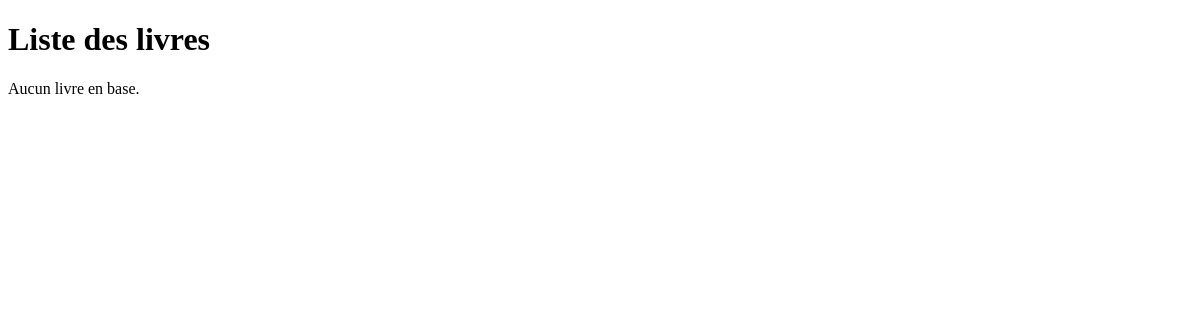
Before: /book/ with the older database file.
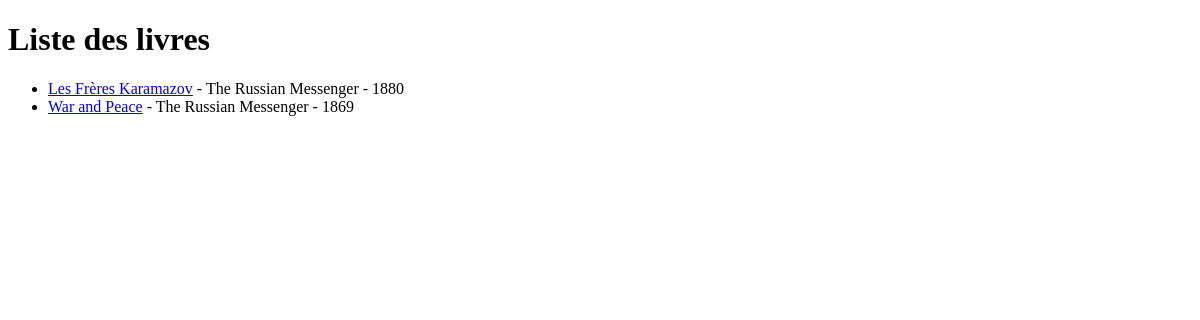
After: the same page with the newer database file.
### bonnes_lectures/models.py (models this page shows, shortened)
class Book(models.Model):
    title = models.CharField(max_length=200)
    publisher = models.CharField(max_length=200)
    year = models.IntegerField()
    isbn = models.CharField(max_length=13)
    backCover = models.TextField()
    cover = models.BooleanField(default=False)

### bonnes_lectures/views.py (the view)
# urls.py: path('book/', views.book_list, name='book_list'),
def book_list(request):
    books = Book.objects.all().order_by('title')
    return render(request, 'book_list.html', {'books': books})

### bonnes_lectures/templates/book_list.html (shortened to what this page needs)
<!doctype html>
<html>
<head>
</head>
<body>
    <h1>Liste des livres</h1>
    {% if books %}
    <ul>
        {% for book in books %}
        <li><a href="{% url 'book_detail' book.id %}">{{ book.title }}</a> - {{ book.publisher }} - {{ book.year}}</li>
        {% endfor %}
    </ul>
    {% else %}
    <p>Aucun livre en base.</p>
    {% endif %}
</body>
</html>

Changed rows visible on the page:
added Book: title "Les Frères Karamazov", publisher "The Russian Messenger", year "1880"
added Book: title "War and Peace", publisher "The Russian Messenger", year "1869"
Other visible differences:
text no longer shown: "Aucun livre en base."
